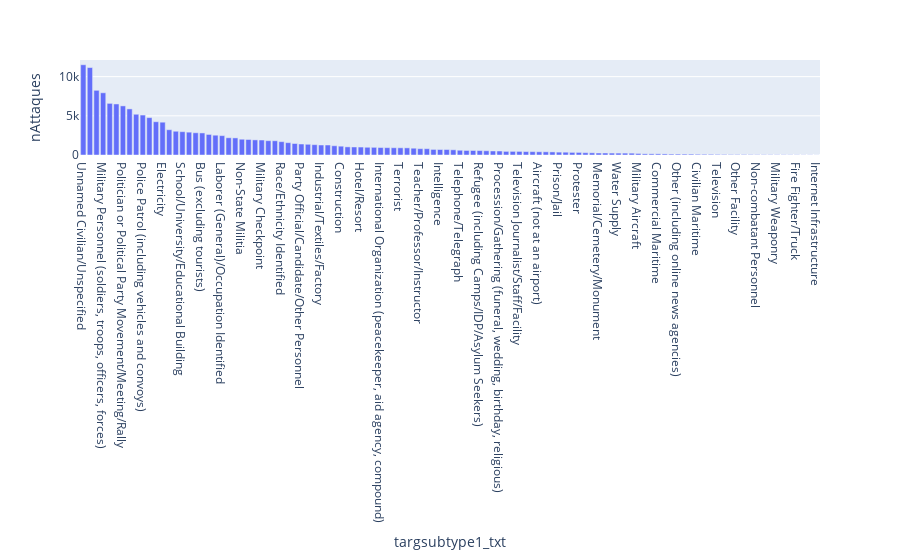

The notebook cell this image was saved under:
### Markdown cell above
Visualisons

### Code cell
express.bar(df_targtype, x="targsubtype1_txt", y="nAttaques")

### Figure 1 — Plotly figure (JSON) as saved in the notebook; plotly's stock layout.template omitted (floating-point values rounded to 4 significant figures)
{"data": [{"alignmentgroup": "True", "hovertemplate": "targsubtype1_txt=%{x}<br>nAttaques=%{y}<extra></extra>", "legendgroup": "", "marker": {"color": "#636efa", "pattern": {"shape": ""}}, "name": "", "offsetgroup": "", "orientation": "v", "showlegend": false, "textposition": "auto", "type": "bar", "x": ["Unnamed Civilian/Unspecified", "Police Security Forces/Officers", "Military Unit/Patrol/Convoy", "Military Personnel (soldiers, troops, officers, forces)", "Government Personnel (excluding police, military)", "Village/City/Town/Suburb", "Politician or Political Party Movement/Meeting/Rally", "Police Building (headquarters, station, school)", "Military Barracks/Base/Headquarters/Checkpost", "Police Patrol (including vehicles and convoys)", "Government Building/Facility/Office", "Retail/Grocery/Bakery", "Electricity", "Bank/Commerce", "House/Apartment/Residence", "School/University/Educational Building", "Vehicles/Transportation", "Marketplace/Plaza/Square", "Bus (excluding tourists)", "Place of Worship", "Named Civilian", "Laborer (General)/Occupation Identified", "Train/Train Tracks/Trolley", "Religion Identified", "Non-State Militia", "Military Transportation/Vehicle (excluding convoys)", "Political Party Member/Rally", "Military Checkpoint", "Police Checkpoint", "Restaurant/Bar/Café", "Race/Ethnicity Identified", "Embassy/Consulate", "Newspaper Journalist/Staff/Facility", "Party Official/Candidate/Other Personnel", "Public Area (garden, parking lot, garage, beach, public building, camp)", "Judge/Attorney/Court", "Industrial/Textiles/Factory", "Religious Figure", "Oil", "Construction", "Gas/Oil/Electric", "Multinational Corporation", "Hotel/Resort", "NATO", "Election-related", "International Organization (peacekeeper, aid agency, compound)", "Diplomatic Personnel (outside of embassy, consulate)", "Entertainment/Cultural/Stadium/Casino", "Terrorist", "Paramilitary", "Farm/Ranch", "Teacher/Professor/Instructor", "Labor Union Related", "Medical/Pharmaceutical", "Intelligence", "Radio Journalist/Staff/Facility", "Bridge/Car Tunnel", "Telephone/Telegraph", "International NGO", "Gas", "Refugee (including Camps/IDP/Asylum Seekers)", "Bus Station/Stop", "Airport", "Procession/Gathering (funeral, wedding, birthday, religious)", "Alleged Informant", "Other Personnel", "Television Journalist/Staff/Facility", "Mining", "Head of State", "Aircraft (not at an airport)", "Farmer", "Airline Officer/Personnel", "Prison/Jail", "Affiliated Institution", "Party Office/Facility", "Protester", "Domestic NGO", "Student", "Memorial/Cemetery/Monument", "Military Recruiting Station/Academy", "Highway/Road/Toll/Traffic Signal", "Water Supply", "Tourist", "Clinics", "Military Aircraft", "Museum/Cultural Center/Cultural House", "Private Security Company/Firm", "Commercial Maritime", "Subway", "Radio", "Other (including online news agencies)", "Taxi/Rickshaw", "Rally", "Civilian Maritime", "Tour Bus/Van", "Legal Services", "Television", "Food Supply", "Military Maritime", "Other Facility", "Port", "Ambulance", "Non-combatant Personnel", "Demilitarized Zone (including Green Zone)", "Tourism Travel Agency", "Military Weaponry", "Royalty", "Multiple Telecommunication Targets", "Fire Fighter/Truck", "Personnel", "Oil Tanker", "Internet Infrastructure"], "xaxis": "x", "y": [11516, 11158, 8255, 7938, 6588, 6513, 6267, 5882, 5200, 5098, 4767, 4245, 4187, 3226, 3031, 2976, 2914, 2837, 2815, 2623, 2526, 2472, 2200, 2182, 2012, 1980, 1928, 1911, 1827, 1818, 1701, 1574, 1467, 1402, 1366, 1320, 1276, 1276, 1180, 1125, 1038, 1024, 1016, 986, 979, 952, 936, 926, 919, 911, 867, 808, 804, 712, 702, 699, 663, 607, 577, 576, 565, 539, 512, 508, 461, 461, 458, 435, 427, 411, 407, 393, 366, 358, 332, 329, 294, 280, 255, 254, 246, 243, 240, 235, 197, 151, 149, 148, 138, 117, 117, 115, 113, 95, 90, 88, 77, 72, 63, 63, 62, 51, 41, 39, 38, 35, 34, 29, 27, 19, 19, 12], "yaxis": "y"}], "layout": {"barmode": "relative", "legend": {"tracegroupgap": 0}, "margin": {"t": 60}, "xaxis": {"anchor": "y", "domain": [0, 1], "title": {"text": "targsubtype1_txt"}}, "yaxis": {"anchor": "x", "domain": [0, 1], "title": {"text": "nAttaques"}}}}
